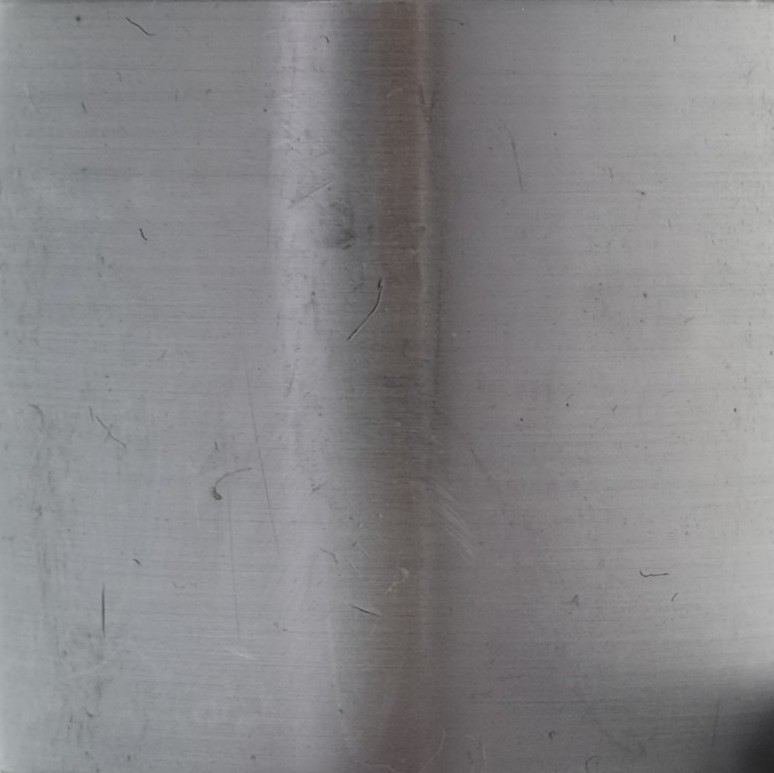
#> input picture test_images/bearing_scrached_fuji_tunnel.jpg, 774 x 773 px, found by its file name
$ jupyter execute --allow-errors 'convolution 2D.ipynb'
#> lines starting #> are read from the running program, lines starting #| are printed output that depends on the picture
[cell 1]
import numpy as np
import numpy.fft as fp
import matplotlib.pyplot as plt
from PIL import Image
from scipy import signal as sg

[cell 2]
def np_from_img(fname):
    return np.asarray(Image.open(fname), dtype=np.float32)

def save_as_img(ar, fname):
    Image.fromarray(ar.round().astype(np.uint8)).save(fname)

def norm(ar):
    return 255. * np.absolute(ar) / np.max(ar)

def gaussian_kernel(n, std, normalised=False):
    '''
    Generates a n x n matrix with a centered gaussian
    of standard deviation std centered on it. If normalised,
    its volume equals 1.
    '''
    gaussian1D = sg.gaussian(n, std)
    gaussian2D = np.outer(gaussian1D, gaussian1D)

    if normalised:
        gaussian2D /= (2*np.pi*(std**2))

    return gaussian2D

[cell 3]
file = 'test_images/bearing_scrached_fuji_tunnel.jpg'
img = Image.open(file).convert('L')
#img.thumbnail((300,300))
img = np.array(img)

[cell 4]
plt.figure(figsize=((7,7)))
plt.imshow(img, cmap='gray', vmin=0, vmax=255), plt.axis('off')

## Blur (Average)

[cell 5]
box = np.ones((3,3)) / 9

$$
g_x =
\frac{1}{9}\cdot
\begin{bmatrix}
1 & 1 & 1 \\
1 & 1 & 1 \\
1 & 1 & 1
\end{bmatrix}
$$

[cell 6]
blurred_img = sg.convolve(img, box, "valid")

[cell 7]
plt.figure(figsize=((7,7)))
plt.imshow(norm(blurred_img), cmap='gray', vmin=0, vmax=255), plt.axis('off')
#> in norm, `return 255. * np.absolute(ar) / np.max(ar)`:
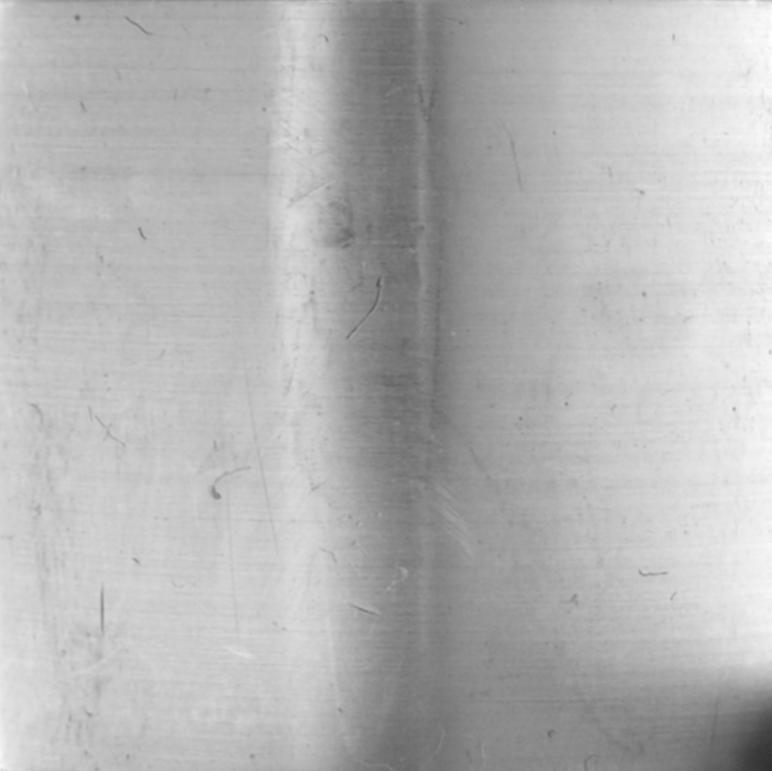
#> returned value: shape (771, 772) float64; min 49.92, max 255, mean 181.3
save_as_img(blurred_img, 'result_images/block_blur.jpg')

### Gaussian Blur

$$
g_{approx} =
\frac{1}{16}
\cdot
\begin{bmatrix}
1 & 2 & 1 \\
2 & 4 & 2 \\
1 & 2 & 1
\end{bmatrix}
$$

[cell 8]
gauss = np.array([[1,2,1],
                  [2,4,2],
                  [1,2,1]]) / 16

[cell 9]
gauss = gaussian_kernel(3,0.84089642, normalised=True)
print((gauss*16).round())

[cell 10]
blurred_img = sg.convolve(gauss, img, 'valid')
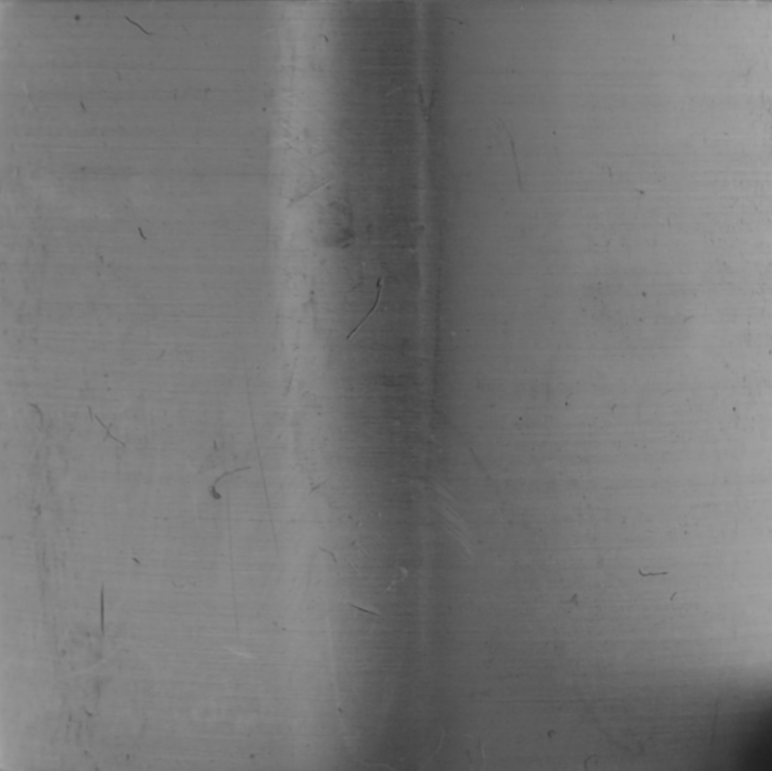
#> blurred_img: shape (771, 772) float64; min 32.57, max 167.4, mean 119

[cell 11]
plt.figure(figsize=((7,7)))
plt.imshow(norm(blurred_img), cmap='gray', vmin=0, vmax=255), plt.axis('off')
save_as_img(blurred_img, 'result_images/gauss_blur.jpg')

### Laplace edge detecion

$$ g =
\begin{bmatrix}
0 &  \ \ 1 & 0 \\
1 & -4 & 1 \\
0 &  \ \ 1 & 0
\end{bmatrix}
$$

[cell 12]
lapl = np.array([[0,1,0],
                 [1,-4,1],
                 [0,1,0]])

#> (a cell that did not finish here is left out)

[cell 14]
plt.figure(figsize=((7,7)))
#> (the rest of this cell did not finish here and is left out)

## Sobel Edge Detection
### Vertical and Hotizontal Edges

[cell 15]
vert_edg = np.array([[-1,0,1],
                     [-2,0,2],
                     [-1,0,1]])

horr_edg = np.array([[-1,-2,-1],
                     [0,0,0],
                     [1,2,1]])

[cell 16]
vert_edg_img = sg.convolve(vert_edg, img, 'valid')
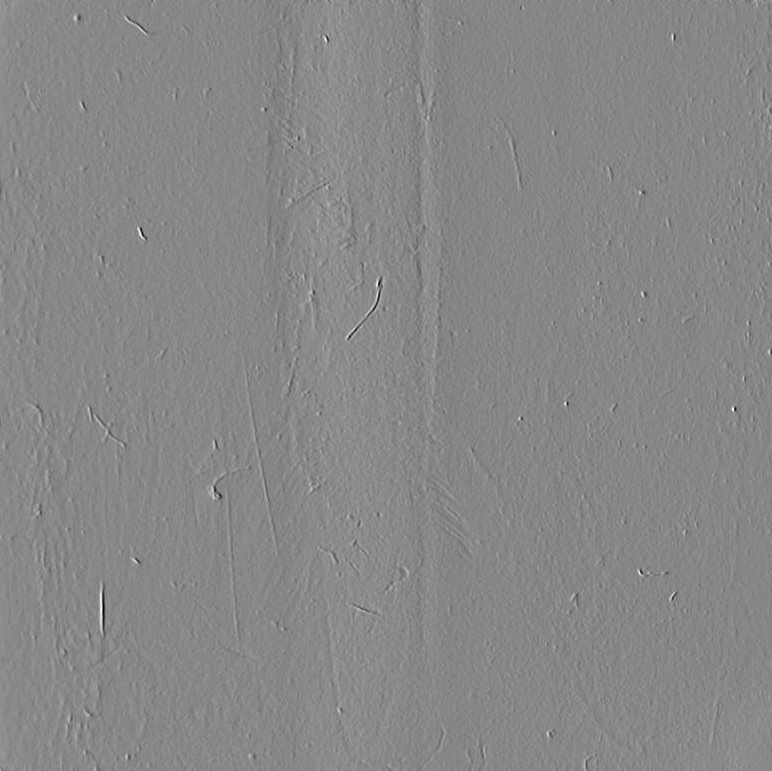
#> vert_edg_img: shape (771, 772) int64; min -225, max 198, mean -0.1; drawn with min black and max white
horr_edg_img = sg.convolve(horr_edg, img, 'valid')
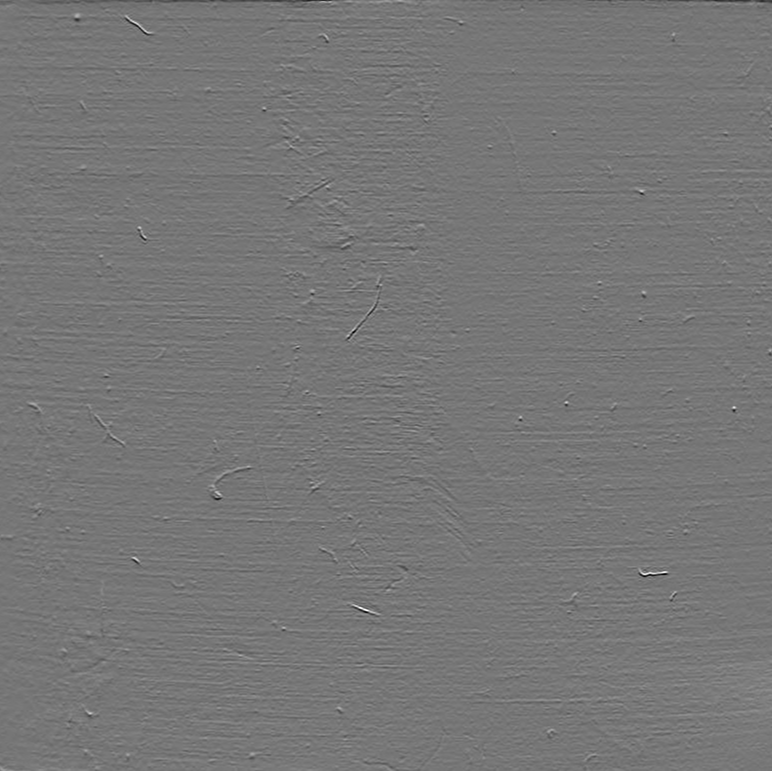
#> horr_edg_img: shape (771, 772) int64; min -205, max 235, mean 0.1; drawn with min black and max white

[cell 17]
fig, (vert_ax, horr_ax) = plt.subplots(1,2, figsize=(10,10))
vert_ax.imshow(norm(vert_edg_img)), vert_ax.axis('off')
#> in norm (call 3), `return 255. * np.absolute(ar) / np.max(ar)`:
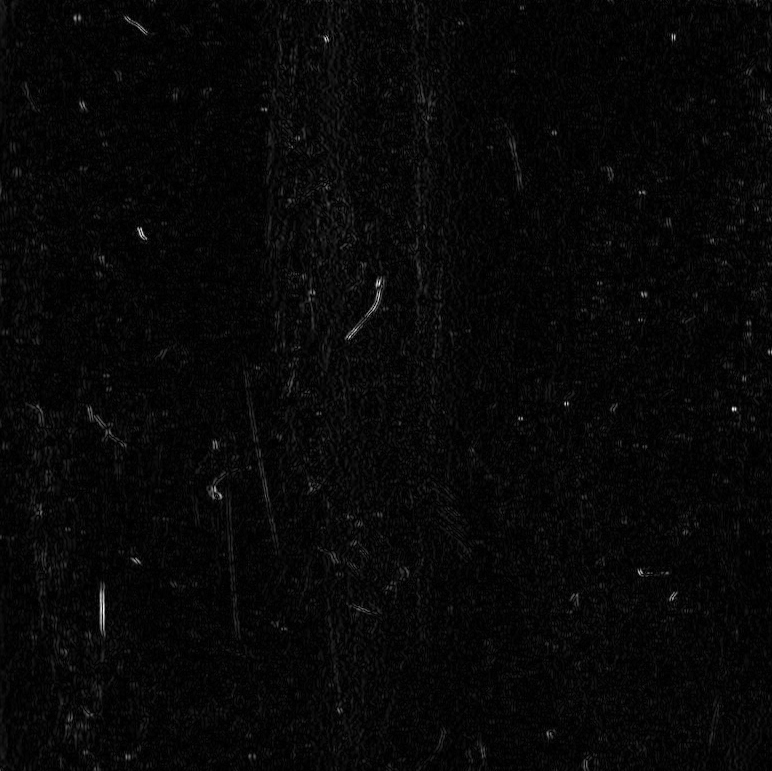
#> returned value: shape (771, 772) float64; min 0, max 289.8, mean 8.7; drawn with min black and max white
horr_ax.imshow(norm(horr_edg_img)), horr_ax.axis('off')

save_as_img(norm(vert_edg_img), 'result_images/edges_vert.jpg')
save_as_img(norm(horr_edg_img), 'result_images/edges_horr.jpg')

[cell 18]
def gradient(vert_edg, horr_edg):
    return np.sqrt(np.power(vert_edg, 2) + np.power(horr_edg, 2))

[cell 19]
gradient_edg_img = gradient(vert_edg_img, horr_edg_img)
vert_edg.shape

[cell 20]
plt.figure(figsize=((7,7)))
plt.imshow(norm(gradient_edg_img)), plt.axis('off')
save_as_img(norm(gradient_edg_img), 'result_images/edges_gradiant.jpg')
#> in save_as_img (call 5), `Image.fromarray(ar.round().astype(np.uint8)).save(fname)`:
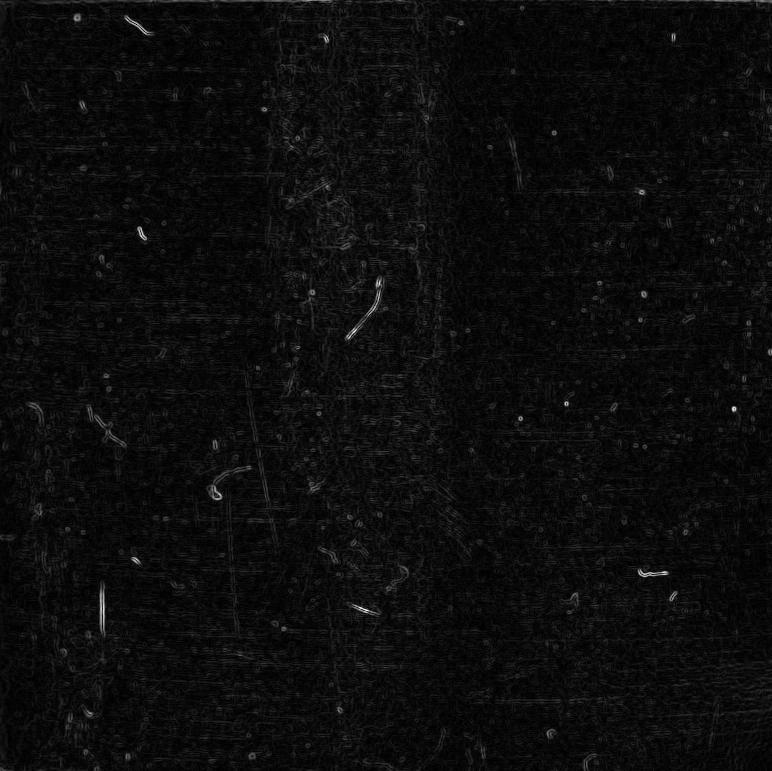
#> saved as edges_gradiant.jpg: PIL image 772x771 L; min 0, max 255, mean 12.2

## Sharpening

$$ g_x =
\begin{bmatrix}
0  & -1 &  0 \\
-1 &  5 & -1 \\
0  & -1 &  0
\end{bmatrix}
$$

[cell 21]
shapren = np.array([[0,-1,0],
                    [-1,5,-1],
                    [0,-1,0]])

[cell 22]
shaprend_img = sg.convolve(shapren, img, 'valid')
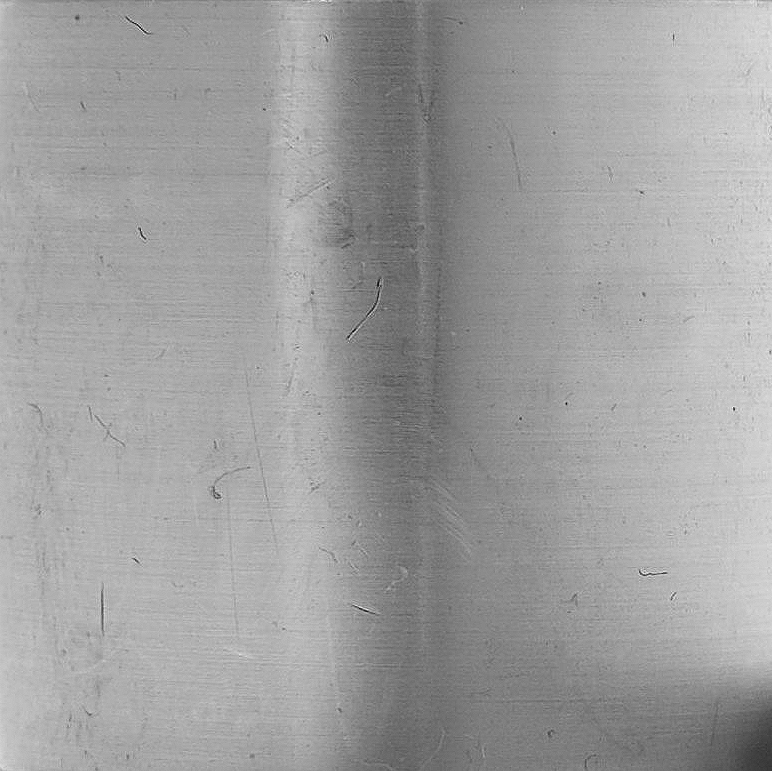
#> shaprend_img: shape (771, 772) int64; min -17, max 224, mean 134; drawn with min black and max white
plt.figure(figsize=((7,7)))
plt.imshow(norm(shaprend_img), cmap='gray', vmin=0, vmax=255), plt.axis('off')
save_as_img(norm(shaprend_img), 'result_images/shaprend.jpg')
